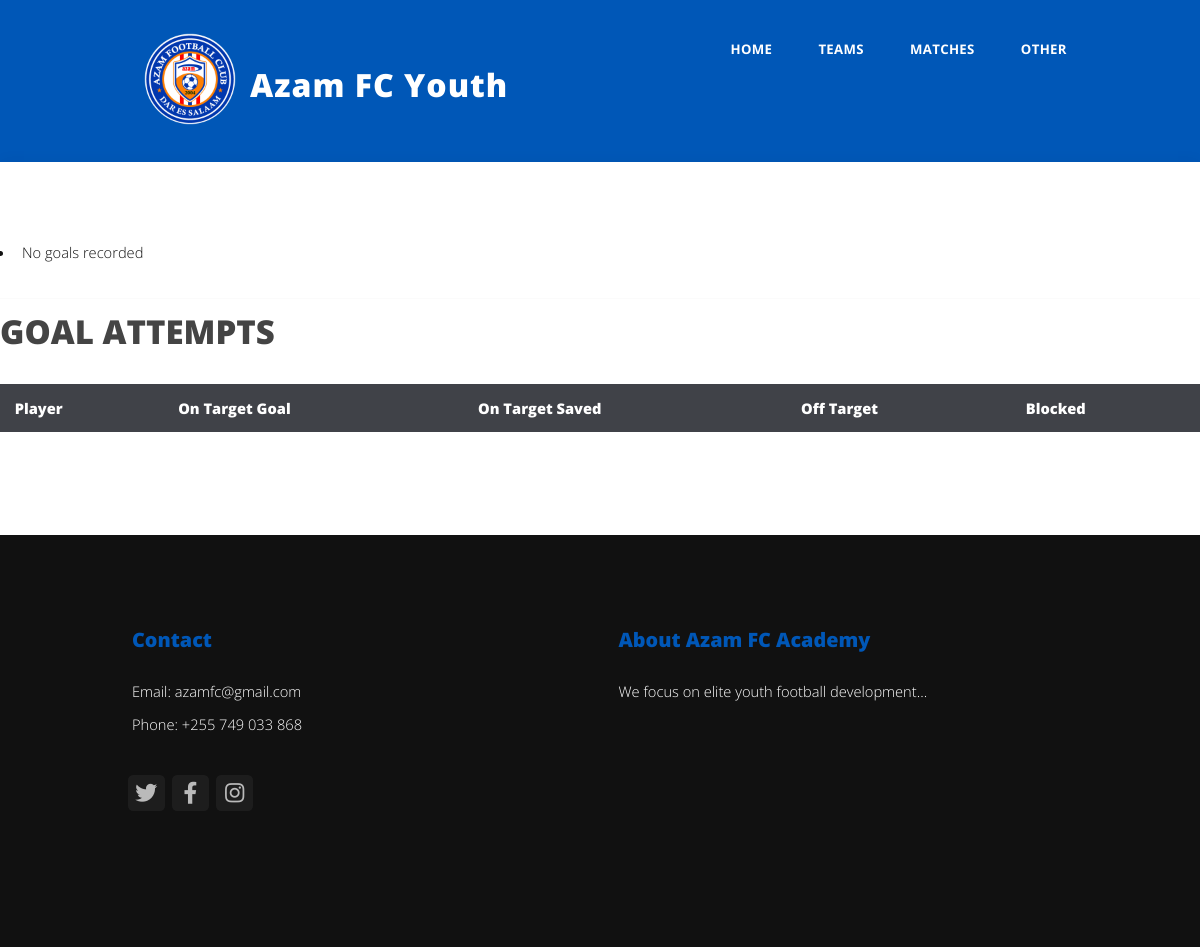
The app's page /tagging/match/1/attempt-to-goal-dashboard/, older data.
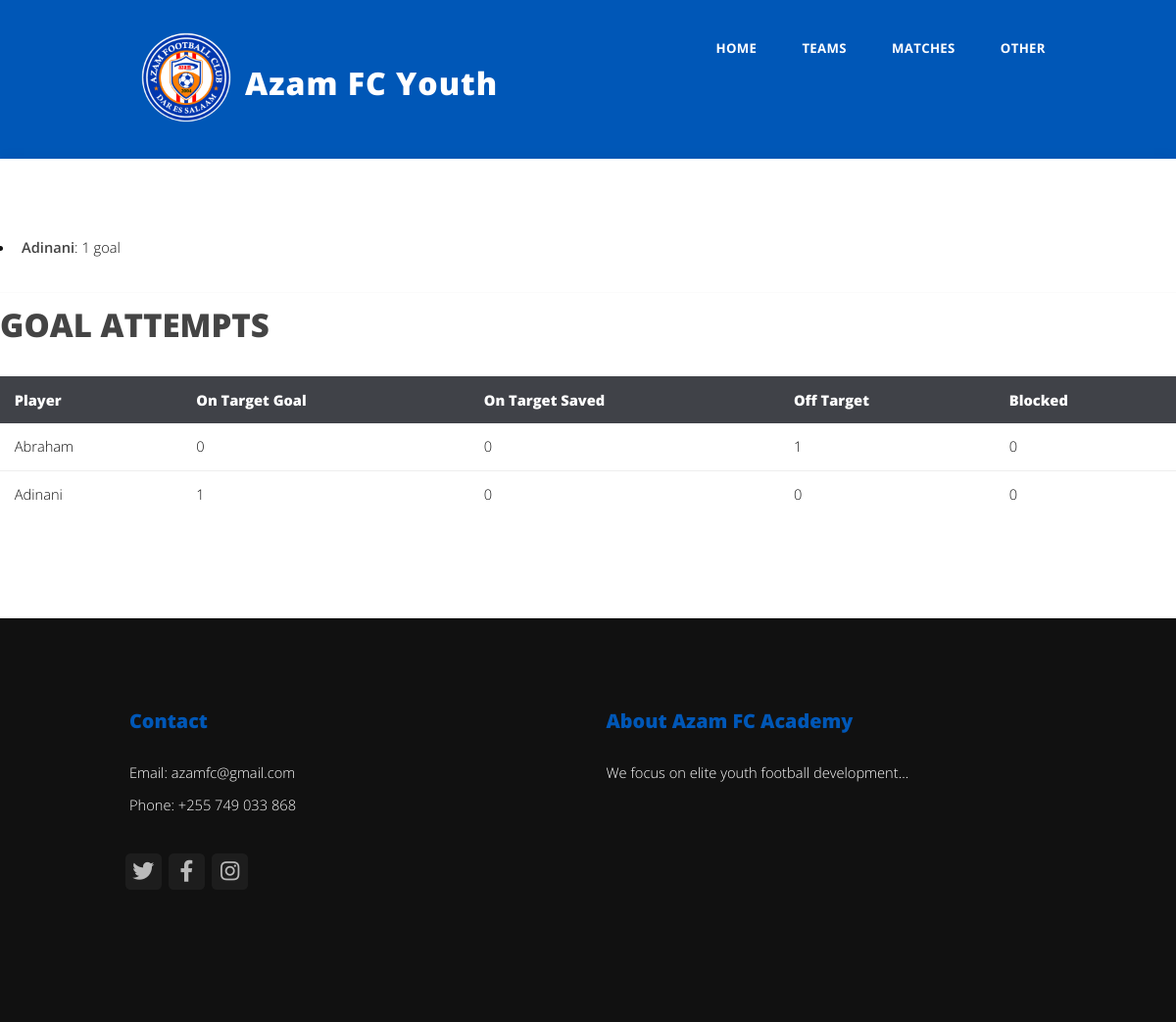
The same page, newer data.
### players_app/models.py (models this page shows, shortened)
class Player(models.Model):
    name = models.CharField(max_length=50)
    second_name = models.CharField(max_length=50, default='Second_name')
    surname = models.CharField(max_length=50, default='surname')
    team = models.ForeignKey(Team, on_delete=models.SET_NULL, null=True, blank=True, related_name='players')
    birthdate = models.DateField(null=True, blank=True)
    place_of_birth = models.CharField(max_length=100, default="Tanzania")
    nationality = models.CharField(max_length=50, default="Tanzania")
    position = models.CharField(
        max_length=50,
        choices=[
            ('Forward', 'Forward'),
            ('Midfielder', 'Midfielder'),
            ('Defender', 'Defender'),
            ('Goalkeeper', 'Goalkeeper'),
        ]
    )
    height = models.DecimalField(max_digits=5, decimal_places=0, default=170)
    weight = models.DecimalField(max_digits=5, decimal_places=0, default=65)
    foot_preference = models.CharField(
        max_length=5,
        choices=[('Left', 'Left'), ('Right', 'Right')],
        default='Right'
    )
    jersey_number = models.PositiveIntegerField(default=0)
    former_club = models.CharField(max_length=50, default="Null")
    photo = models.ImageField(
        upload_to='player_photos/',
        default='files_to_be_imported/default_image.png'
    )
    age_group = models.ForeignKey(AgeGroup, on_delete=models.SET_NULL, null=True, blank=True)
    is_active = models.BooleanField(default=True)

### tagging_app/views/attempt_to_goal.py (the view)
# urls.py: path('match/<int:match_id>/attempt-to-goal-dashboard/', attempt_to_goal.attempt_to_goal_dashboard, name='attempt_to_goal_dashboard'),
def attempt_to_goal_dashboard(request, match_id):
    match = get_object_or_404(Match, id=match_id)
    players = Player.objects.filter(attempts__match=match).distinct()
    player_names = {p.id: p.name for p in players}
    outcomes_matrix = defaultdict(lambda: defaultdict(int))
    attempts = AttemptToGoal.objects.filter(match=match)
    for attempt in attempts:
        if attempt.player:
            outcomes_matrix[attempt.player.id][attempt.outcome] += 1
    goal_counts = (
        attempts.filter(outcome='On Target Goal')
        .values('player_id')
        .annotate(goals=Count('id'))
    )
    top_scorers = sorted(
        [(player_names[g['player_id']], g['goals']) for g in goal_counts if g['player_id'] in player_names],
        key=lambda x: x[1], reverse=True
    )[:5]
    context = {
        'match': match,
        'players': players,
        'outcomes_matrix': outcomes_matrix,
        'top_scorers': top_scorers,
    }
    return render(request, 'tagging_app/attempt_to_goal_dashboard.html', context)

### players_app/context_processors.py (called while the page is built)
def player_filters(request):
    age_groups = Player.objects.values_list('age_group', flat=True).distinct()
    selected_age_group = request.GET.get('age_group', '')
    return {
        'age_groups': age_groups,
        'selected_age_group': selected_age_group,
    }

### tagging_app/templatetags/custom_filters.py (called while the page is built)
@register.filter
def get_item(dictionary, key):
    if dictionary is None:
        return None
    return dictionary.get(key)

### teams_app/context_processors.py (called while the page is built)
def our_teams_context(request):
    our_teams = Team.objects.filter(team_type='OUR_TEAM').select_related('age_group')
    return {'our_teams': our_teams}

### tagging_app/templates/tagging_app/attempt_to_goal_dashboard.html (shortened to what this page needs)
{% extends "base.html" %}
{% load static %}
{% load custom_filters %}
{% block content %}
<ul>
  {% for player, goals in top_scorers %}
    <li><strong>{{ player }}</strong>: {{ goals }} goal{{ goals|pluralize }}</li>
  {% empty %}
    <li>No goals recorded</li>
  {% endfor %}
</ul>
<hr>
<h2>GOAL ATTEMPTS</h2>
<table border="1" cellpadding="8" cellspacing="0" style="border-collapse: collapse; width: 100%;">
  <thead>
    <tr>
      <th>Player</th>
      <th>On Target Goal</th>
      <th>On Target Saved</th>
      <th>Off Target</th>
      <th>Blocked</th>
    </tr>
  </thead>
  <tbody>
    {% for player in players %}
      <tr>
        <td>{{ player.name }}</td>
        <td>{{ outcomes_matrix|get_item:player.id|get_item:"On Target Goal"|default:0 }}</td>
        <td>{{ outcomes_matrix|get_item:player.id|get_item:"On Target Saved"|default:0 }}</td>
        <td>{{ outcomes_matrix|get_item:player.id|get_item:"Off Target"|default:0 }}</td>
        <td>{{ outcomes_matrix|get_item:player.id|get_item:"Blocked"|default:0 }}</td>
      </tr>
    {% endfor %}
  </tbody>
</table>
{% endblock %}

Row changes from the older to the newer data that the page shows:
now on this page (row edited): Player: top_scorers "Adinani", name "Adinani", id "1", id "0"
now on this page (row edited): Player: name "Abraham", id "0", id "1"
Text that changed along with them:
new list line: ": 1 goal"
text no longer shown: "No goals recorded"
